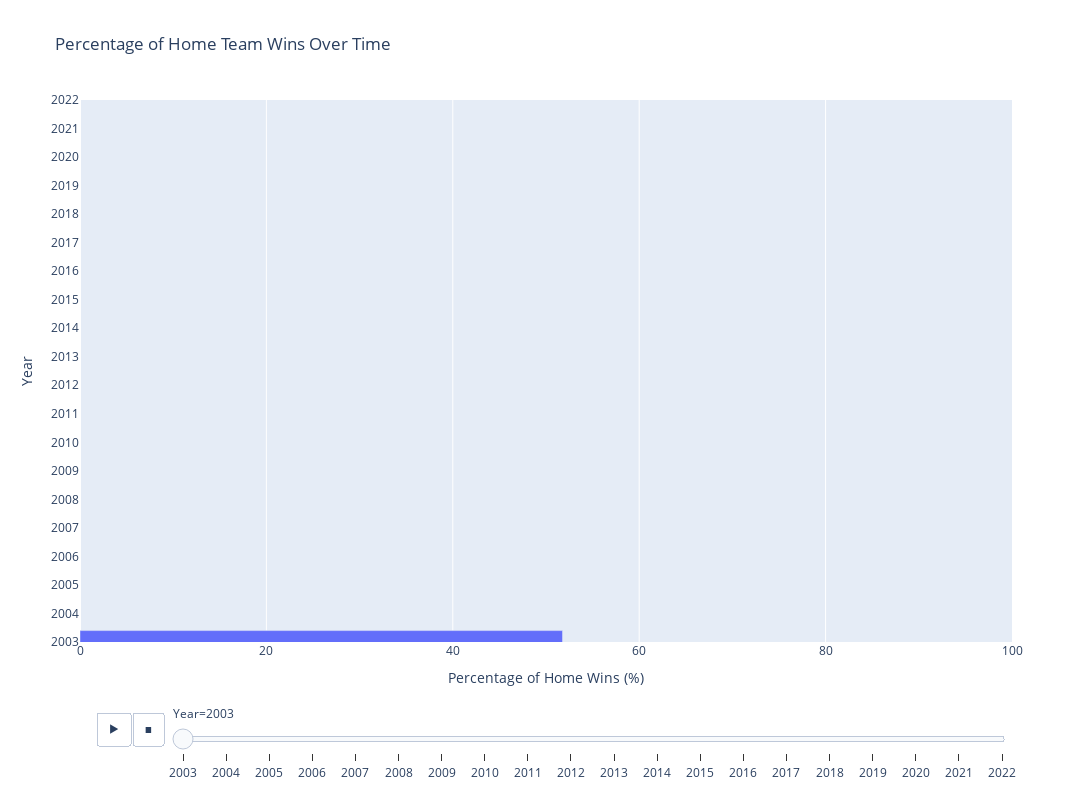

Notebook code for this chart:
### Markdown cell above
#### Annotations
* This graph shows the average age of teams and the total number of wins each team got for the 2022 season.
* We can seee from the linear regression line that age has a positive correlation with the total number of wins.
* There are some outliers that we percieve to come from the teams having all star players.

### Code cell
import pandas as pd
import plotly.express as px

data_path = './games.csv'
games_data = pd.read_csv(data_path)
games_data['GAME_DATE_EST'] = pd.to_datetime(games_data['GAME_DATE_EST'])
games_data['YEAR'] = games_data['GAME_DATE_EST'].dt.year

# Aggregate the data
yearly_stats = games_data.groupby('YEAR').agg(
    Total_Games=('HOME_TEAM_WINS', 'size'),
    Home_Wins=('HOME_TEAM_WINS', 'sum')
).reset_index()  

yearly_stats['Home_Win_Percentage'] = (yearly_stats['Home_Wins'] / yearly_stats['Total_Games']) * 100

# Create an animated horizontal bar chart
fig = px.bar(
    yearly_stats,
    y='YEAR',  
    x='Home_Win_Percentage',
    labels={'Home_Win_Percentage': 'Percentage of Home Wins', 'YEAR': 'Year'},
    title='Percentage of Home Team Wins Over Time',
    animation_frame='YEAR',  
    orientation='h',  
    range_x=[0, 100]  
)

fig.update_layout(
    height=800,  
    width=1200,  
    yaxis_title='Year',
    xaxis_title='Percentage of Home Wins (%)',
    yaxis=dict(
        range=[yearly_stats['YEAR'].min(), yearly_stats['YEAR'].max()],
        tickmode='linear'
    ),
    hovermode='y'  
)


fig.show()

### Figure 1 — Plotly figure (JSON) as saved in the notebook; plotly's stock layout.template omitted (floating-point values rounded to 4 significant figures)
{"data": [{"alignmentgroup": "True", "hovertemplate": "Year=%{y}<br>Percentage of Home Wins=%{x}<extra></extra>", "legendgroup": "", "marker": {"color": "#636efa", "pattern": {"shape": ""}}, "name": "", "offsetgroup": "", "orientation": "h", "showlegend": false, "textposition": "auto", "type": "bar", "x": [51.77], "xaxis": "x", "y": [2003], "yaxis": "y"}], "layout": {"barmode": "relative", "height": 800, "hovermode": "y", "legend": {"tracegroupgap": 0}, "sliders": [{"active": 0, "currentvalue": {"prefix": "Year="}, "len": 0.9, "pad": {"b": 10, "t": 60}, "steps": [{"args": [["2003"], {"frame": {"duration": 0, "redraw": true}, "fromcurrent": true, "mode": "immediate", "transition": {"duration": 0, "easing": "linear"}}], "label": "2003", "method": "animate"}, {"args": [["2004"], {"frame": {"duration": 0, "redraw": true}, "fromcurrent": true, "mode": "immediate", "transition": {"duration": 0, "easing": "linear"}}], "label": "2004", "method": "animate"}, {"args": [["2005"], {"frame": {"duration": 0, "redraw": true}, "fromcurrent": true, "mode": "immediate", "transition": {"duration": 0, "easing": "linear"}}], "label": "2005", "method": "animate"}, {"args": [["2006"], {"frame": {"duration": 0, "redraw": true}, "fromcurrent": true, "mode": "immediate", "transition": {"duration": 0, "easing": "linear"}}], "label": "2006", "method": "animate"}, {"args": [["2007"], {"frame": {"duration": 0, "redraw": true}, "fromcurrent": true, "mode": "immediate", "transition": {"duration": 0, "easing": "linear"}}], "label": "2007", "method": "animate"}, {"args": [["2008"], {"frame": {"duration": 0, "redraw": true}, "fromcurrent": true, "mode": "immediate", "transition": {"duration": 0, "easing": "linear"}}], "label": "2008", "method": "animate"}, {"args": [["2009"], {"frame": {"duration": 0, "redraw": true}, "fromcurrent": true, "mode": "immediate", "transition": {"duration": 0, "easing": "linear"}}], "label": "2009", "method": "animate"}, {"args": [["2010"], {"frame": {"duration": 0, "redraw": true}, "fromcurrent": true, "mode": "immediate", "transition": {"duration": 0, "easing": "linear"}}], "label": "2010", "method": "animate"}, {"args": [["2011"], {"frame": {"duration": 0, "redraw": true}, "fromcurrent": true, "mode": "immediate", "transition": {"duration": 0, "easing": "linear"}}], "label": "2011", "method": "animate"}, {"args": [["2012"], {"frame": {"duration": 0, "redraw": true}, "fromcurrent": true, "mode": "immediate", "transition": {"duration": 0, "easing": "linear"}}], "label": "2012", "method": "animate"}, {"args": [["2013"], {"frame": {"duration": 0, "redraw": true}, "fromcurrent": true, "mode": "immediate", "transition": {"duration": 0, "easing": "linear"}}], "label": "2013", "method": "animate"}, {"args": [["2014"], {"frame": {"duration": 0, "redraw": true}, "fromcurrent": true, "mode": "immediate", "transition": {"duration": 0, "easing": "linear"}}], "label": "2014", "method": "animate"}, {"args": [["2015"], {"frame": {"duration": 0, "redraw": true}, "fromcurrent": true, "mode": "immediate", "transition": {"duration": 0, "easing": "linear"}}], "label": "2015", "method": "animate"}, {"args": [["2016"], {"frame": {"duration": 0, "redraw": true}, "fromcurrent": true, "mode": "immediate", "transition": {"duration": 0, "easing": "linear"}}], "label": "2016", "method": "animate"}, {"args": [["2017"], {"frame": {"duration": 0, "redraw": true}, "fromcurrent": true, "mode": "immediate", "transition": {"duration": 0, "easing": "linear"}}], "label": "2017", "method": "animate"}, {"args": [["2018"], {"frame": {"duration": 0, "redraw": true}, "fromcurrent": true, "mode": "immediate", "transition": {"duration": 0, "easing": "linear"}}], "label": "2018", "method": "animate"}, {"args": [["2019"], {"frame": {"duration": 0, "redraw": true}, "fromcurrent": true, "mode": "immediate", "transition": {"duration": 0, "easing": "linear"}}], "label": "2019", "method": "animate"}, {"args": [["2020"], {"frame": {"duration": 0, "redraw": true}, "fromcurrent": true, "mode": "immediate", "transition": {"duration": 0, "easing": "linear"}}], "label": "2020", "method": "animate"}, {"args": [["2021"], {"frame": {"duration": 0, "redraw": true}, "fromcurrent": true, "mode": "immediate", "transition": {"duration": 0, "easing": "linear"}}], "label": "2021", "method": "animate"}, {"args": [["2022"], {"frame": {"duration": 0, "redraw": true}, "fromcurrent": true, "mode": "immediate", "transition": {"duration": 0, "easing": "linear"}}], "label": "2022", "method": "animate"}], "x": 0.1, "xanchor": "left", "y": 0, "yanchor": "top"}], "title": {"text": "Percentage of Home Team Wins Over Time"}, "updatemenus": [{"buttons": [{"args": [null, {"frame": {"duration": 500, "redraw": true}, "fromcurrent": true, "mode": "immediate", "transition": {"duration": 500, "easing": "linear"}}], "label": "&#9654;", "method": "animate"}, {"args": [[null], {"frame": {"duration": 0, "redraw": true}, "fromcurrent": true, "mode": "immediate", "transition": {"duration": 0, "easing": "linear"}}], "label": "&#9724;", "method": "animate"}], "direction": "left", "pad": {"r": 10, "t": 70}, "showactive": false, "type": "buttons", "x": 0.1, "xanchor": "right", "y": 0, "yanchor": "top"}], "width": 1200, "xaxis": {"anchor": "y", "domain": [0, 1], "range": [0, 100], "title": {"text": "Percentage of Home Wins (%)"}}, "yaxis": {"anchor": "x", "categoryarray": [2022, 2021, 2020, 2019, 2018, 2017, 2016, 2015, 2014, 2013, 2012, 2011, 2010, 2009, 2008, 2007, 2006, 2005, 2004, 2003], "categoryorder": "array", "domain": [0, 1], "range": [2003, 2022], "tickmode": "linear", "title": {"text": "Year"}}}}
